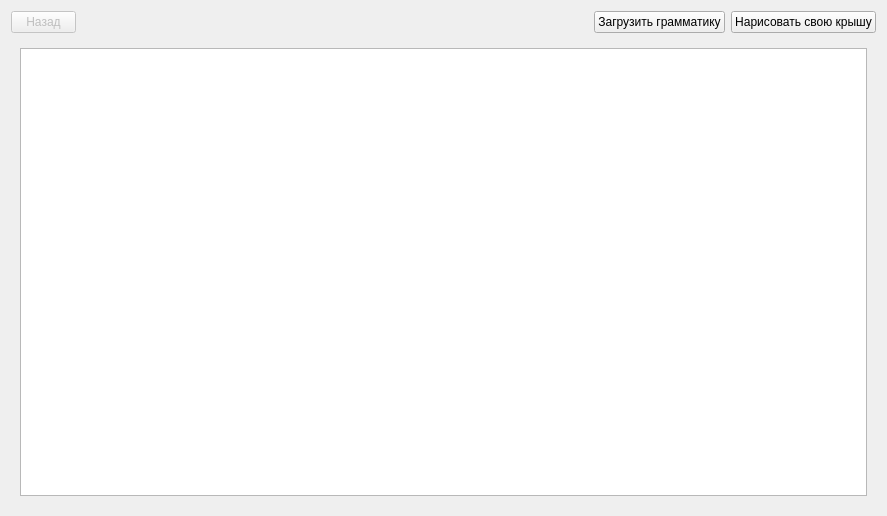
<?xml version="1.0" encoding="UTF-8"?>
<ui version="4.0">
 <class>roof</class>
 <widget class="QWidget" name="roof">
  <property name="geometry">
   <rect>
    <x>0</x>
    <y>0</y>
    <width>887</width>
    <height>516</height>
   </rect>
  </property>
  <property name="windowTitle">
   <string>Roof generator</string>
  </property>
  <layout class="QVBoxLayout" name="verticalLayout_2">
   <item>
    <layout class="QHBoxLayout" name="horizontalLayout">
     <item alignment="Qt::AlignLeft">
      <widget class="QPushButton" name="backButton">
       <property name="enabled">
        <bool>false</bool>
       </property>
       <property name="maximumSize">
        <size>
         <width>65</width>
         <height>60</height>
        </size>
       </property>
       <property name="text">
        <string>Назад</string>
       </property>
      </widget>
     </item>
     <item>
      <spacer name="horizontalSpacer">
       <property name="orientation">
        <enum>Qt::Horizontal</enum>
       </property>
       <property name="sizeHint" stdset="0">
        <size>
         <width>40</width>
         <height>20</height>
        </size>
       </property>
      </spacer>
     </item>
     <item>
      <widget class="QPushButton" name="loadButton">
       <property name="enabled">
        <bool>true</bool>
       </property>
       <property name="text">
        <string>Загрузить грамматику</string>
       </property>
      </widget>
     </item>
     <item>
      <widget class="QPushButton" name="ownDrawOpen">
       <property name="text">
        <string>Нарисовать свою крышу</string>
       </property>
      </widget>
     </item>
    </layout>
   </item>
   <item>
    <widget class="QStackedWidget" name="stackedWidget">
     <widget class="QWidget" name="tablePage">
      <layout class="QVBoxLayout" name="verticalLayout">
       <item>
        <layout class="QGridLayout" name="gridLayout">
         <item row="0" column="0">
          <widget class="QTableView" name="tableView">
           <attribute name="horizontalHeaderVisible">
            <bool>false</bool>
           </attribute>
           <attribute name="verticalHeaderVisible">
            <bool>false</bool>
           </attribute>
          </widget>
         </item>
        </layout>
       </item>
      </layout>
     </widget>
     <widget class="QWidget" name="listPage">
      <layout class="QHBoxLayout" name="horizontalLayout_2">
       <item>
        <layout class="QHBoxLayout" name="horizontalLayout_3">
         <item>
          <widget class="QListView" name="listView">
           <property name="maximumSize">
            <size>
             <width>200</width>
             <height>16777215</height>
            </size>
           </property>
          </widget>
         </item>
         <item>
          <layout class="QVBoxLayout" name="verticalLayout_3">
           <item>
            <layout class="QVBoxLayout" name="verticalLayout_4">
             <item>
              <layout class="QHBoxLayout" name="horizontalLayout_4">
               <item>
                <widget class="QLabel" name="label_3">
                 <property name="font">
                  <font>
                   <pointsize>12</pointsize>
                   <weight>50</weight>
                   <bold>false</bold>
                  </font>
                 </property>
                 <property name="text">
                  <string>Исходная строка</string>
                 </property>
                </widget>
               </item>
               <item>
                <widget class="QLabel" name="rawString">
                 <property name="font">
                  <font>
                   <pointsize>12</pointsize>
                   <weight>75</weight>
                   <bold>true</bold>
                  </font>
                 </property>
                 <property name="text">
                  <string/>
                 </property>
                </widget>
               </item>
              </layout>
             </item>
             <item>
              <spacer name="verticalSpacer">
               <property name="orientation">
                <enum>Qt::Vertical</enum>
               </property>
               <property name="sizeHint" stdset="0">
                <size>
                 <width>20</width>
                 <height>40</height>
                </size>
               </property>
              </spacer>
             </item>
             <item>
              <widget class="QLabel" name="label">
               <property name="text">
                <string/>
               </property>
               <property name="alignment">
                <set>Qt::AlignCenter</set>
               </property>
              </widget>
             </item>
            </layout>
           </item>
          </layout>
         </item>
        </layout>
       </item>
      </layout>
     </widget>
    </widget>
   </item>
  </layout>
 </widget>
 <resources/>
 <connections/>
</ui>
